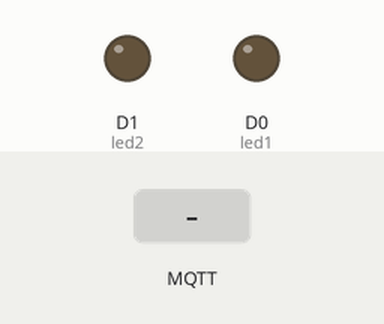
Bench run of a sketch on a simulated ESP8266 (NodeMCU). On the bench: output pins drawn as LEDs (lit = HIGH). The test bench sets the inputs (shaded band). WiFi joins after 1.5 s; servers stay silent unless stated; no MQTT or app messages arrive unless stated; what the sketch prints to the serial monitor is not drawn.

Above: at 2.7 s.
2.8 s: MQTT message "01" arrives on the first subscribed topic
At 3.7 s:
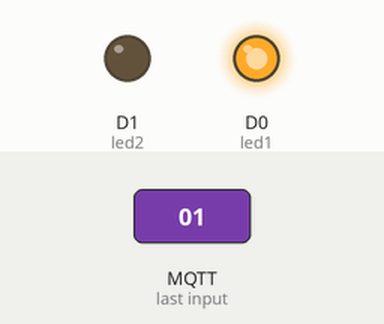
4.3 s: MQTT message "11" arrives on the first subscribed topic
At 5.0 s:
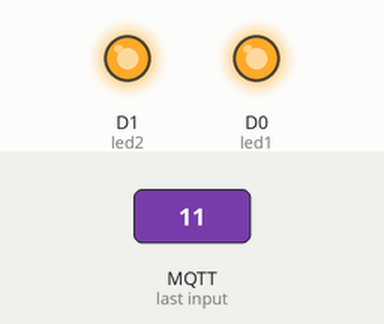
5.8 s: MQTT message "00" arrives on the first subscribed topic
At 6.2 s:
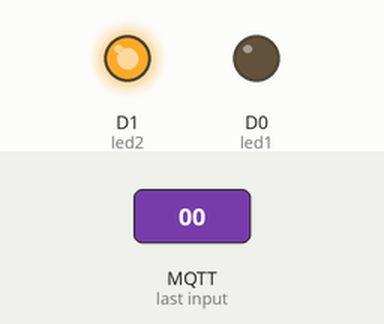
7.3 s: MQTT message "10" arrives on the first subscribed topic
At 8.6 s:
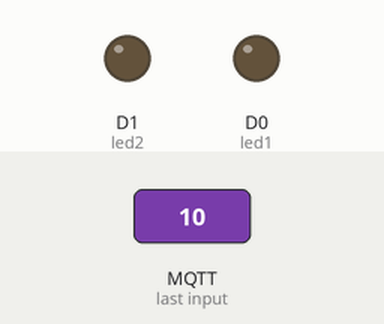
Timing chart, 0 to 9.8 s (numbered marks = the images above; inputs shaded):
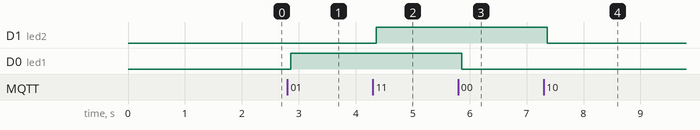

The sketch:

sketchmqttluzes.ino
```cpp
#include <ESP8266WiFi.h>
#include <PubSubClient.h>

const char* ssid = "teste";
const char* password = "12345670";

const char* mqttserver = "broker.hivemq.com";
int mqttserverport = 1883;
const char* mqttUser = "oquequiser";
const char* mqttPassword = "oquequiser";

int led1 = D0;
int led2 = D1;

WiFiClient espClient;
PubSubClient client(espClient);

String msg;

void setup() {
  pinMode(led1,OUTPUT);
  pinMode(led2,OUTPUT);
Serial.begin(115200);
  WiFi.mode(WIFI_STA);
  WiFi.begin(ssid,password);
  while (WiFi.status() != WL_CONNECTED) {
    delay(500);
    Serial.println("Connecting to WiFi..");
  }
  Serial.println("Connected to the WiFi network");

  client.setServer(mqttserver, mqttserverport);
  client.setCallback(callback);

  while (!client.connected()) {
    Serial.println("Connecting to MQTT...");
    if (client.connect("ESPtotoramalho", mqttUser, mqttPassword )) {
      Serial.println("connected");
    } else {
      Serial.print("failed with state ");
      Serial.print(client.state());
      delay(2000);
    }
  }
    client.publish("/diadeaprender/teste","Opa joaonathan?");
    client.subscribe("/diadeaprender/teste");

}

void callback(char* topic, byte* payload, unsigned int length) {
  for (int i = 0; i < length; i++) {
    msg += (char)payload[i];
  }
  if (msg == "00"){
    digitalWrite(led1,LOW);
  }
  if (msg == "01"){
    digitalWrite(led1,HIGH);
  }
  if (msg == "10"){
    digitalWrite(led2,LOW);
  }
  if (msg == "11"){
    digitalWrite(led2,HIGH);
  }

  msg = "";
}

void reconnect(){
  while(!client.connected()){
    client.connect("ESPtotoramalho", mqttUser, mqttPassword );
    client.subscribe("/diadeaprender/teste");
    client.setServer(mqttserver, mqttserverport);
  client.setCallback(callback);
  }
}


void loop() {
client.loop();
delay(100);
 if(!client.connected()){
    Serial.print("CAI");
  reconnect();
  }
}
```

Measured:
- after the input at 2.8 s, D0 (led1): LOW → HIGH after 0.06 s
- after the input at 4.3 s, D1 (led2): LOW → HIGH after 0.06 s
- after the input at 5.8 s, D0 (led1): HIGH → LOW after 0.06 s
- after the input at 7.3 s, D1 (led2): HIGH → LOW after 0.06 s
